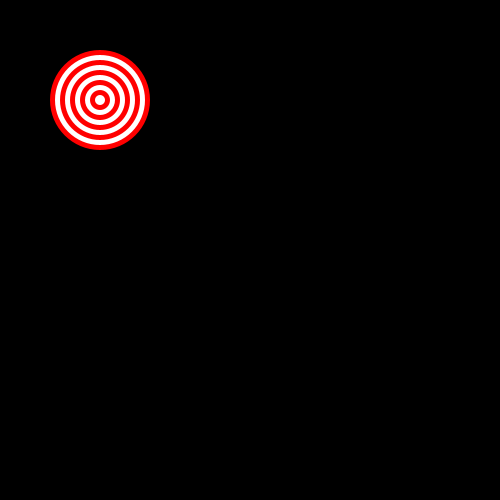
Frame 1 (no input)
Frame 60 (the mouse pressed at the canvas centre just before this capture): identical to frame 1, image omitted
Frame 120 (the mouse held since frame 60 and released just before this capture): identical to frame 1, image omitted

The Processing sketch that drew this single still picture (run headless with seeded random() and noise(); from frame 60 on, the mouse is pressed at the canvas centre):

// Processing sketch: processing_130434
// ── processing_130434.pde

//Nicolette Hashey

int x=0;
int y=0;
int w=100;
int h=100;
int i=1;
int p=1;

void setup() {
  size(500, 500);
  background(0);
}

void draw() {

  for (int x=0; x<width; x+=100) {//vertical
    for (int y=0; y<height; y+=100) {//horizontal
      while(i<6){
        noStroke();
        fill(#FF0000);
        ellipse(100+x,100+y, w, h);//make red ellipse
        w=w-10;//decrease diameter
        h=h-10;
        fill(255);
        ellipse(100+x, 100+y, w, h);//make white ellipse
        w=w-10;//decrease diameter
        h=h-10;
        i++;
      }
      
      x+=100;//increase x coordinate
    }
    y+=100;//increase y coordinate
  }
}
